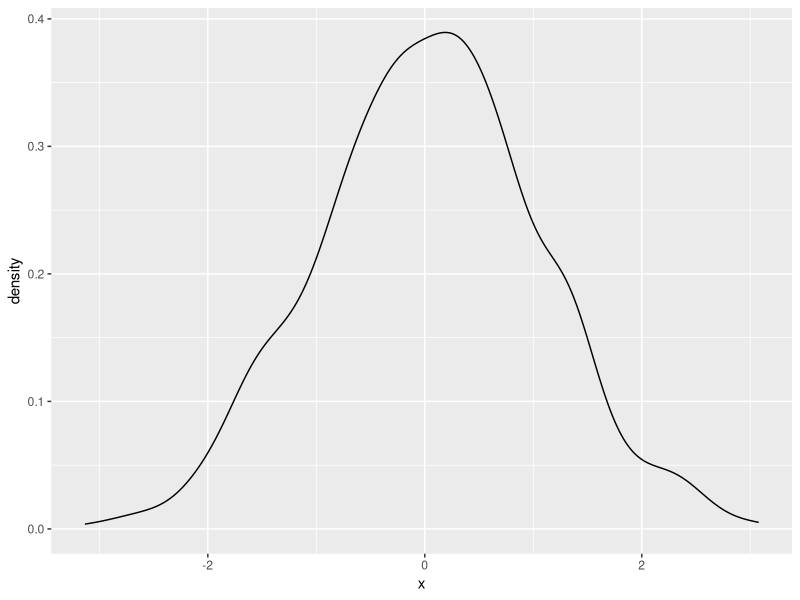

Recreate this plot in R.
## ---- chunk 1
#| label: packages
#| message: false
#| echo: false

library(tidyverse)
library(knitr)
## ---- chunk 2
mean(rnorm(10))
## ---- chunk 3
head(cars)
## ---- chunk 4
library(tidyverse)
data.frame(x=rnorm(1000)) %>%
	ggplot(aes(x=x)) + geom_density()
## ---- chunk 5
library(knitr)
kable(summary(cars), caption='Summary of the cars data set')
